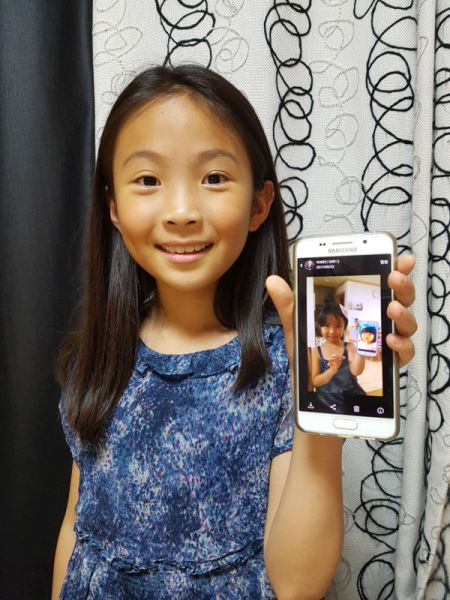
#> input picture img/model.jpg, 450 x 600 px
$ python plt_img_rgb.py
#> lines starting #> are read from the running program, lines starting #| are printed output that depends on the picture; pictures that were not available may be replaced by others from this repository, and a replacement may not be noted
import cv2
import numpy as np
from matplotlib import pyplot as plt

img1 = cv2.imread('../img/model.jpg')
#> img1 is the input picture: shape (600, 450, 3); mean B, G, R 107, 111.5, 117.8
img2 = cv2.imread('../img/model2.jpg')
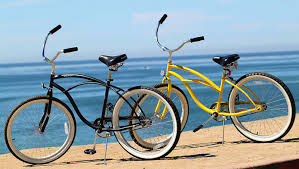
#> input picture img/bicycle.jpg, 299 x 169 px, given in place of model2.jpg, which was not available
#> img2 is the input picture: shape (169, 299, 3); mean B, G, R 169.3, 161.4, 141.8
img3 = cv2.imread('../img/model3.jpg')
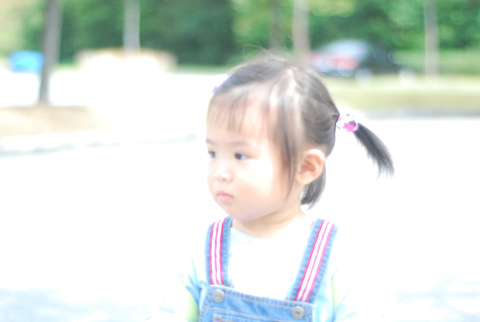
#> input picture img/bright.jpg, 480 x 322 px, given in place of model3.jpg, which was not available
#> img3 is the input picture: shape (322, 480, 3); mean B, G, R 216.5, 222.7, 215.1

img1_rgb = np.zeros(img1.shape, dtype=np.uint8)
img1_rgb[:,:,2],img1_rgb[:,:,1], img1_rgb[:,:,0] = img1[:,:,0], img1[:,:,1], img1[:,:,2]
#img1_rgb = img1[:,:,::-1]
#img1_rgb = img1[:,:,(2,1,0)]

b,g,r = cv2.split(img2)
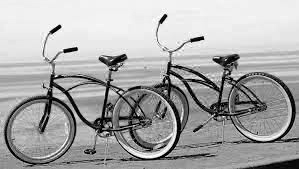
#> b: shape (169, 299); min 0, max 255, mean 169.3
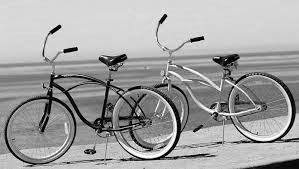
#> g: shape (169, 299); min 0, max 255, mean 161.4
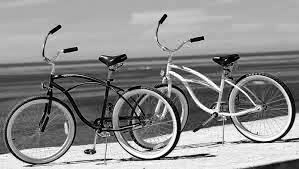
#> r: shape (169, 299); min 0, max 255, mean 141.8
img2_rgb = cv2.merge([r,g,b])

img3_rgb = cv2.cvtColor(img3, cv2.COLOR_BGR2RGB)

plt.subplot(1,3,1).axis('off')
plt.imshow(img1_rgb)
plt.subplot(1,3,2).axis('off')
plt.imshow(img2_rgb)
plt.subplot(1,3,3).axis('off')
plt.imshow(img3_rgb)
plt.subplots_adjust(left=0.1, right=0.9, top=0.9, bottom=0.1)
plt.show()
